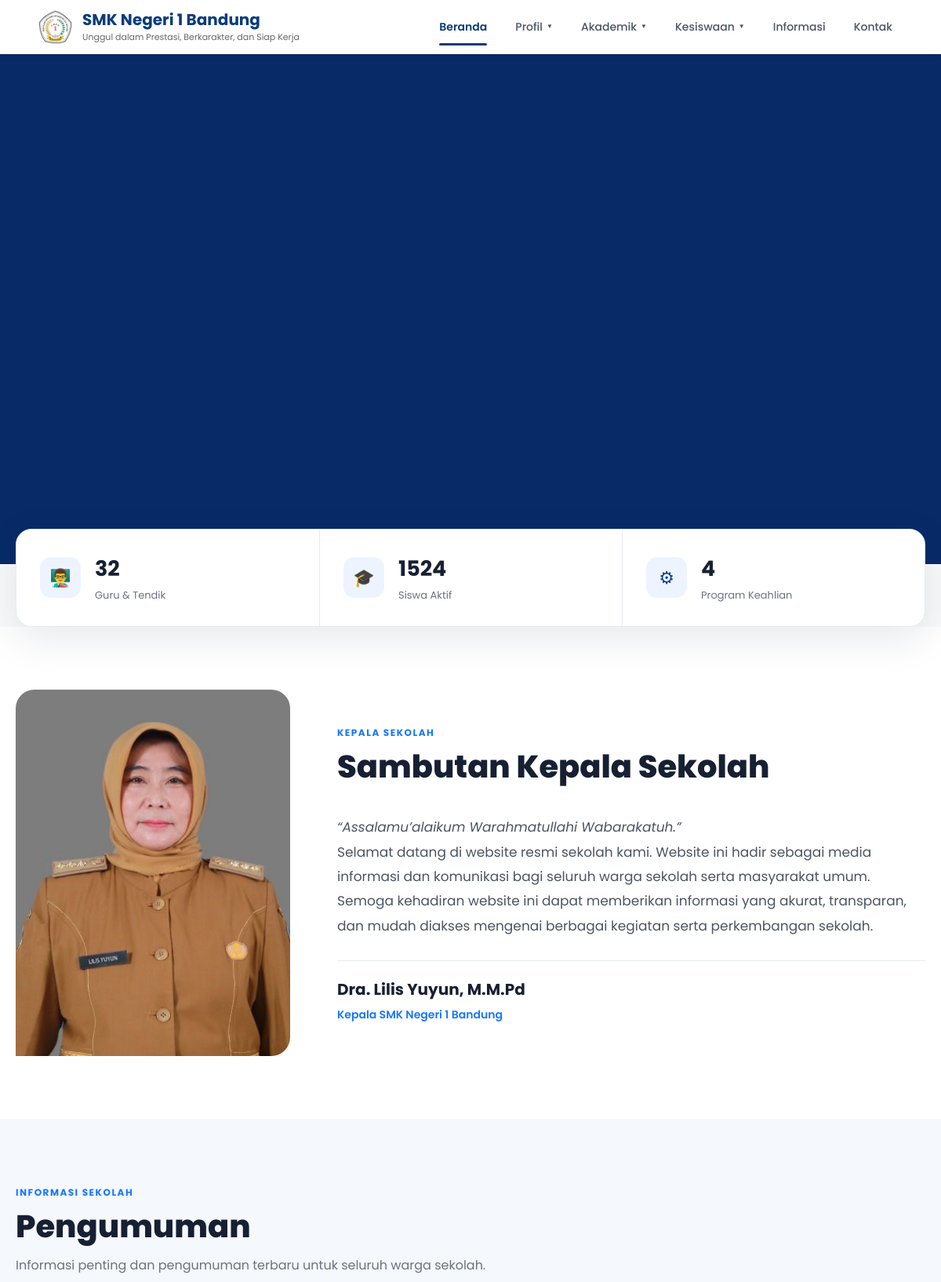
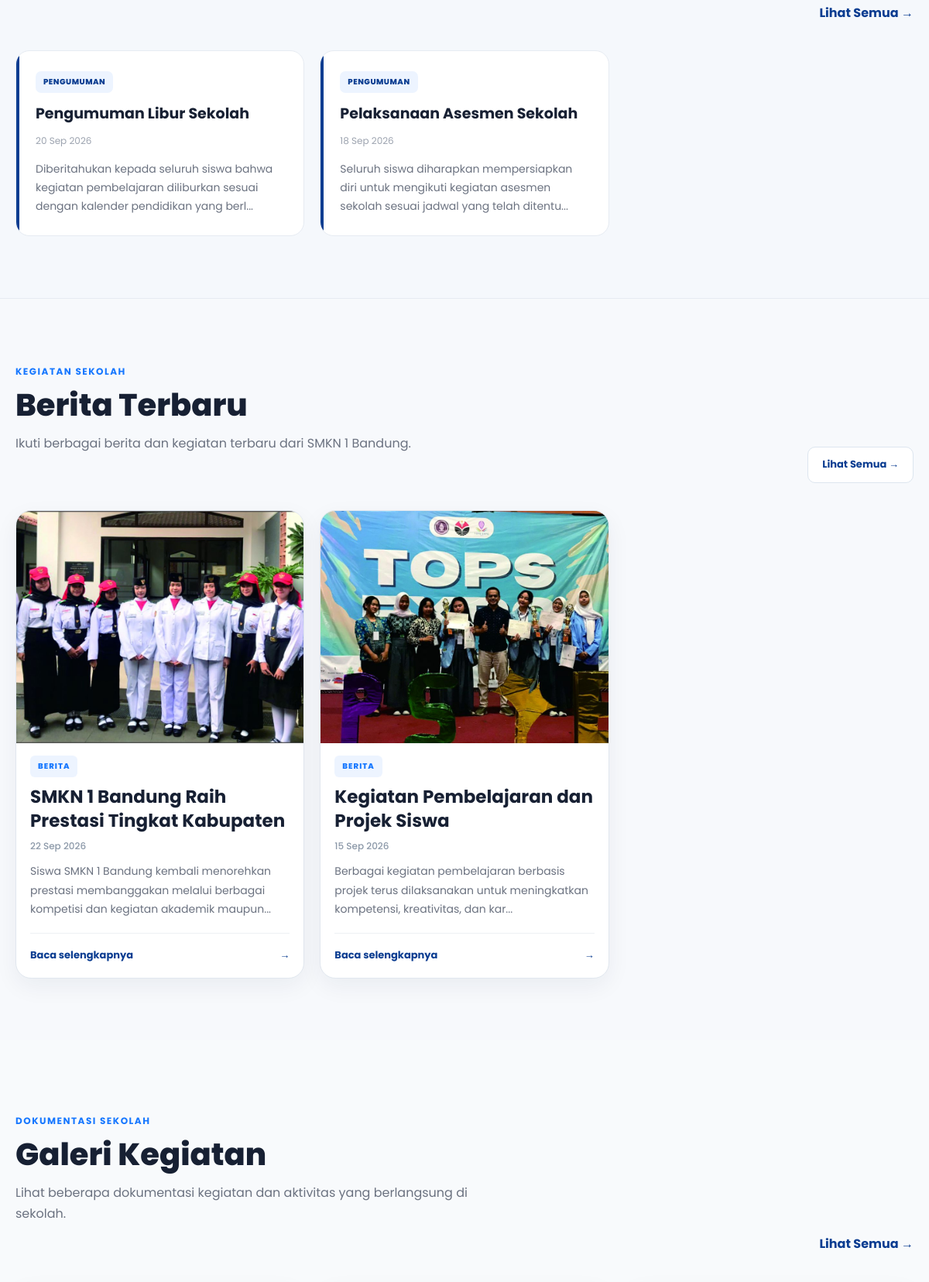
The page / (upper part) on the database its author committed (2 pictures, top to bottom).
### tables this page shows
CREATE TABLE IF NOT EXISTS school_stats (
  id TINYINT UNSIGNED PRIMARY KEY,
  total_siswa INT UNSIGNED NOT NULL DEFAULT 0,
  total_rombel INT UNSIGNED NOT NULL DEFAULT 0
);

CREATE TABLE IF NOT EXISTS school_profile (
  id TINYINT UNSIGNED PRIMARY KEY,
  nama_sekolah VARCHAR(150) NOT NULL,
  nama_singkat VARCHAR(100) NOT NULL,
  npsn VARCHAR(30) DEFAULT '',
  jenjang VARCHAR(100) DEFAULT '',
  status_sekolah VARCHAR(50) DEFAULT '',
  akreditasi VARCHAR(20) DEFAULT '',
  alamat TEXT,
  kecamatan VARCHAR(100) DEFAULT '',
  kota VARCHAR(100) DEFAULT '',
  provinsi VARCHAR(100) DEFAULT '',
  kode_pos VARCHAR(20) DEFAULT '',
  telepon VARCHAR(50) DEFAULT '',
  email VARCHAR(150) DEFAULT '',
  website VARCHAR(200) DEFAULT '',
  deskripsi TEXT,
  sambutan TEXT,
  nama_kepsek VARCHAR(150) DEFAULT '',
  jabatan_kepsek VARCHAR(100) DEFAULT ''
);

CREATE TABLE IF NOT EXISTS pengumuman (
  id INT UNSIGNED AUTO_INCREMENT PRIMARY KEY,
  judul VARCHAR(200) NOT NULL,
  isi TEXT NOT NULL,
  tanggal DATE NOT NULL,
  created_at TIMESTAMP DEFAULT CURRENT_TIMESTAMP
);

CREATE TABLE IF NOT EXISTS berita (
  id INT UNSIGNED AUTO_INCREMENT PRIMARY KEY,
  judul VARCHAR(220) NOT NULL,
  isi LONGTEXT NOT NULL,
  gambar VARCHAR(255) DEFAULT '',
  tanggal DATE NOT NULL,
  created_at TIMESTAMP DEFAULT CURRENT_TIMESTAMP
);

### index.php (called while the page is built)
<?php require __DIR__ . '/pages/beranda.php'; ?>

### config/database.php (called while the page is built, shortened)
<?php
if (!function_exists('e')) { function e($value): string { return htmlspecialchars((string)$value, ENT_QUOTES, 'UTF-8'); } }

### pages/beranda.php (the view, shortened to what this page needs)
<?php
require_once __DIR__ . '/../config/database.php';
include __DIR__ . '/../includes/header.php';
$profile = $conn->query('SELECT * FROM school_profile WHERE id=1')->fetch_assoc() ?: [];
$stats = $conn->query('SELECT * FROM school_stats WHERE id=1')->fetch_assoc() ?: ['total_siswa'=>0,'total_rombel'=>0];
$total_guru = (int)$conn->query('SELECT COUNT(*) c FROM guru')->fetch_assoc()['c'];
$total_program = (int)$conn->query('SELECT COUNT(*) c FROM program_keahlian')->fetch_assoc()['c'];
$pengumuman_home = $conn->query('SELECT * FROM pengumuman ORDER BY tanggal DESC,id DESC LIMIT 2')->fetch_all(MYSQLI_ASSOC);
$berita_home = $conn->query('SELECT * FROM berita ORDER BY tanggal DESC,id DESC LIMIT 3')->fetch_all(MYSQLI_ASSOC);
?>
<section class="hero-slider">
    <div class="hero-dots"><span class="hero-dot hero-dot-1"></span><span class="hero-dot hero-dot-2"></span><span class="hero-dot hero-dot-3"></span></div>
</section>
<section class="stats-modern"><div class="home-container"><div class="stats-box">
<div class="stat-modern"><div class="stat-icon">👨‍🏫</div><div><h3><?= $total_guru ?></h3><p>Guru & Tendik</p></div></div>
<div class="stat-modern"><div class="stat-icon">🎓</div><div><h3><?= (int)$stats['total_siswa'] ?></h3><p>Siswa Aktif</p></div></div>
<div class="stat-modern"><div class="stat-icon">⚙</div><div><h3><?= $total_program ?></h3><p>Program Keahlian</p></div></div>
</div></div></section>
<section class="home-section principal-section"><div class="home-container"><div class="principal-grid">
<div class="principal-photo"><img src="assets/images/kepsek.jpg" alt="Kepala Sekolah"></div>
<div class="principal-content"><div class="section-heading"><span class="eyebrow">Kepala Sekolah</span><h2>Sambutan Kepala Sekolah</h2></div><div class="quote"><p><i>“Assalamu’alaikum Warahmatullahi Wabarakatuh.”</i></p><p><?= nl2br(e($profile['sambutan'] ?? 'Selamat datang di website resmi sekolah kami.')) ?></p></div><div class="principal-name"><h3><?= e($profile['nama_kepsek'] ?? 'Kepala Sekolah') ?></h3><p><?= e($profile['jabatan_kepsek'] ?? 'Kepala Sekolah') ?></p></div></div>
</div></div></section>
<section class="home-section information-section"><div class="home-container"><div class="information-header"><div class="section-heading"><span class="eyebrow">Informasi Sekolah</span><h2>Pengumuman</h2><p>Informasi penting dan pengumuman terbaru untuk seluruh warga sekolah.</p></div><a href="pages/informasi.php" class="view-all">Lihat Semua →</a></div>
<div class="information-grid"><?php if($pengumuman_home): foreach($pengumuman_home as $p): ?><article class="info-card"><span class="info-label">PENGUMUMAN</span><h3><?= e($p['judul']) ?></h3><span class="info-date"><?= date('d M Y',strtotime($p['tanggal'])) ?></span><p><?= e(mb_strimwidth(strip_tags($p['isi']),0,120,'...')) ?></p></article><?php endforeach; else: ?><div class="empty-info">Belum ada pengumuman terbaru.</div><?php endif; ?></div></div></section>
<section class="home-section news-section"><div class="home-container"><div class="information-header"><div class="section-heading"><span class="eyebrow">Kegiatan Sekolah</span><h2>Berita Terbaru</h2><p>Ikuti berbagai berita dan kegiatan terbaru dari SMKN 1 Bandung.</p></div><a href="pages/informasi.php" class="view-all">Lihat Semua →</a></div>
<div class="information-grid"><?php if($berita_home): foreach($berita_home as $b): ?><article class="info-card news"><a href="pages/informasi.php?berita=<?= (int)$b['id'] ?>" class="home-news-link"><div class="home-news-image"><img src="assets/berita/<?= e($b['gambar']) ?>" alt="<?= e($b['judul']) ?>" loading="lazy"></div><span class="info-label">BERITA</span><h3><?= e($b['judul']) ?></h3><span class="info-date"><?= date('d M Y',strtotime($b['tanggal'])) ?></span><p><?= e(mb_strimwidth(strip_tags($b['isi']),0,120,'...')) ?></p><div class="home-news-read"><span>Baca selengkapnya</span><span>→</span></div></a></article><?php endforeach; else: ?><div class="empty-info">Belum ada berita terbaru.</div><?php endif; ?></div></div></section>
<section class="home-gallery-section"><div class="home-container"><div class="home-gallery-heading"><div class="section-heading"><span class="eyebrow">DOKUMENTASI SEKOLAH</span><h2>Galeri Kegiatan</h2><p>Lihat beberapa dokumentasi kegiatan dan aktivitas yang berlangsung di sekolah.</p></div><a href="pages/galeri.php" class="view-all">Lihat Semua →</a></div></div></section>
<?php include __DIR__ . '/../includes/footer.php'; ?>

### css/common.css (style rules this page uses)
* { margin: 0; padding: 0; box-sizing: border-box; font-family: 'Poppins', sans-serif; }
body { background-color: #f8f9fa; color: #333; line-height: 1.6; }
a { text-decoration: none; color: inherit; }

### rows shown on the page
school_stats: total_siswa "1524"
school_profile: sambutan "Selamat datang di website resmi sekolah kami. Website ini hadir sebagai media informasi dan komunikasi bagi seluruh warga sekolah serta masyarakat umum. Semoga kehadiran website ini dapat memberikan informasi yang akurat, transparan, dan mudah diakses mengenai berbagai kegiatan serta perkembangan sekolah.", nama_kepsek "Dra. Lilis Yuyun, M.M.Pd", jabatan_kepsek "Kepala SMK Negeri 1 Bandung"
pengumuman: judul "Pengumuman Libur Sekolah", tanggal "20 Sep 2026", isi "Diberitahukan kepada seluruh siswa bahwa kegiatan pembelajaran diliburkan sesuai dengan kalender pendidikan yang berl..."
pengumuman: judul "Pelaksanaan Asesmen Sekolah", tanggal "18 Sep 2026", isi "Seluruh siswa diharapkan mempersiapkan diri untuk mengikuti kegiatan asesmen sekolah sesuai jadwal yang telah ditentu..."
berita: gambar (picture), judul "SMKN 1 Bandung Raih Prestasi Tingkat Kabupaten", tanggal "22 Sep 2026", isi "Siswa SMKN 1 Bandung kembali menorehkan prestasi membanggakan melalui berbagai kompetisi dan kegiatan akademik maupun..."
berita: gambar (picture), judul "Kegiatan Pembelajaran dan Projek Siswa", tanggal "15 Sep 2026", isi "Berbagai kegiatan pembelajaran berbasis projek terus dilaksanakan untuk meningkatkan kompetensi, kreativitas, dan kar..."

### other values the page prints
$total_guru "32"
$total_program "4"
